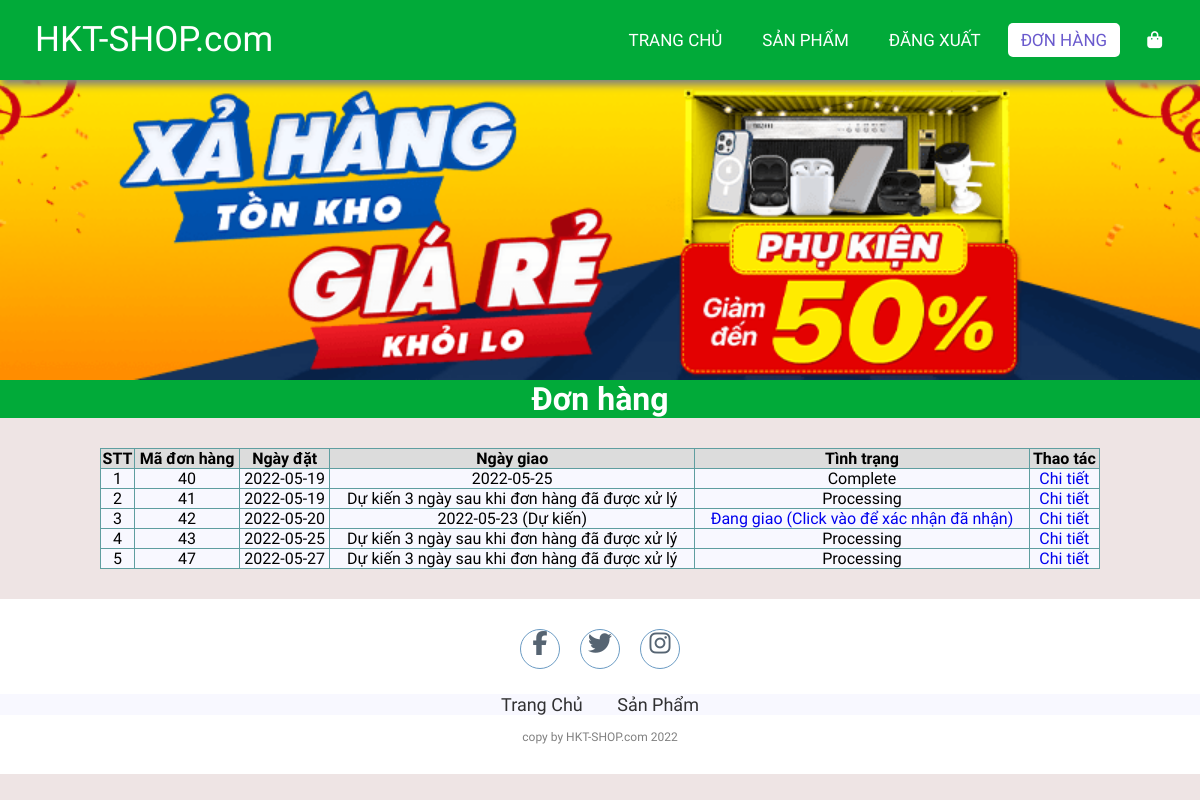
The page /order.php (signed in) on the database as committed earlier.
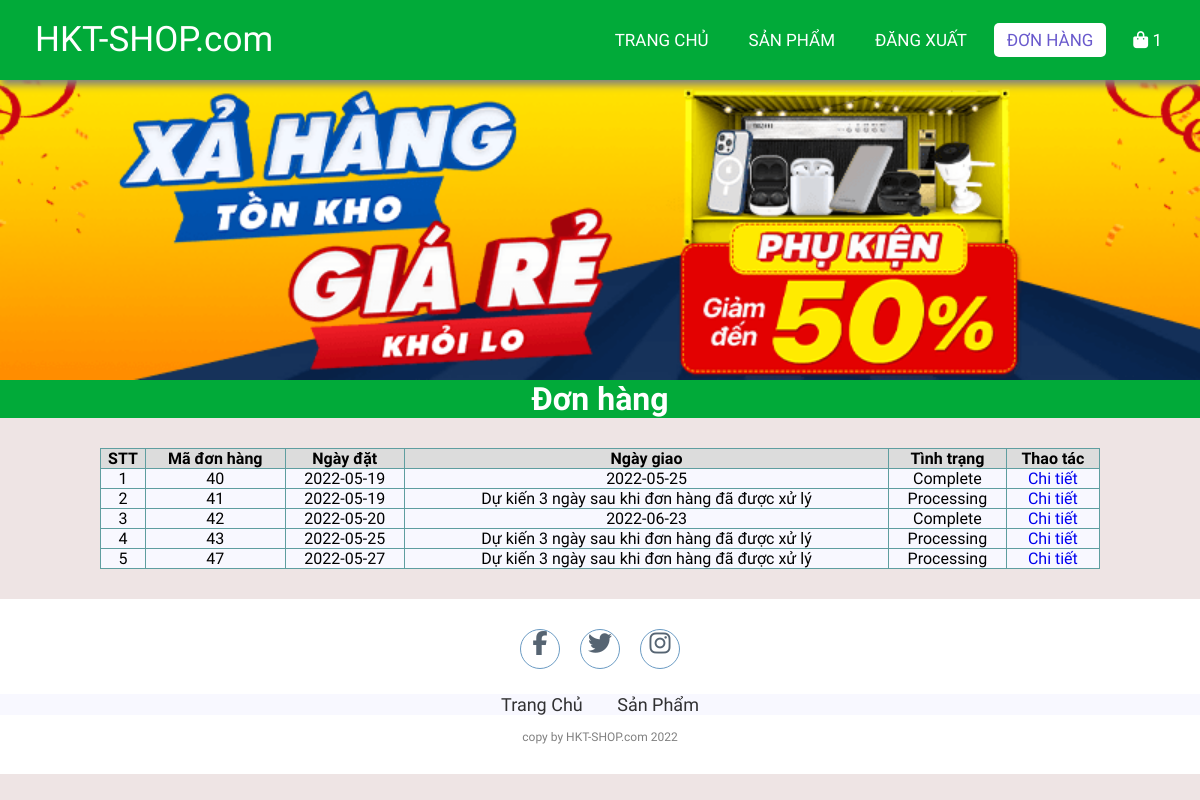
The same page on the database as committed later.
### tables this page shows
CREATE TABLE `orders` (
  `id` int(11) NOT NULL,
  `userId` int(11) NOT NULL,
  `createdDate` date NOT NULL,
  `receivedDate` date DEFAULT NULL,
  `status` varchar(20) NOT NULL
);

### lib/database.php (called while the page is built, shortened)
<?php
class Database extends PDO
{
  public $host   = DB_HOST;
  public $user   = DB_USER;
  public $pass   = DB_PASS;
  public $dbname = DB_NAME;
  public $link;
  private function connectDB()
  {
    $this->link = new mysqli(
      $this->host,
      $this->user,
      $this->pass,
      $this->dbname
    );
  }
  public function select($query)
  {
    $result = $this->link->query($query);
    if ($result->num_rows > 0) {
      return $result;
    } else {
      return false;
    }
  }
}

### lib/session.php (called while the page is built, shortened)
<?php
class Session
{
   public static function get($key)
   {
      if (isset($_SESSION[$key])) {
         return $_SESSION[$key];
      } else {
         return false;
      }
   }
}

### classes/order.php (called while the page is built, shortened)
<?php
$filepath = realpath(dirname(__FILE__));
include_once($filepath . '/../lib/database.php');
include_once($filepath . '/../lib/session.php');
include_once($filepath . '/../classes/cart.php');
?>
<?php
class order
{
    private $db;
    public function __construct()
    {
        $this->db = new Database();
    }
    public function getOrderByUser()
    {
        $userId = Session::get('userId');
        $query = "SELECT * FROM orders WHERE userId = '$userId' ";
        $mysqli_result = $this->db->select($query);
        if ($mysqli_result) {
            $result = mysqli_fetch_all($this->db->select($query), MYSQLI_ASSOC);
            return $result;
        }
        return false;
    }
}
?>

### classes/cart.php (called while the page is built, shortened)
<?php
$filepath = realpath(dirname(__FILE__));
include_once($filepath . '/../lib/database.php');
include_once($filepath . '/../lib/session.php');
?>
<?php
class cart
{
    private $db;
    public function __construct()
    {
        $this->db = new Database();
    }
    public function getTotalQtyByUserId()
    {
        $userId = Session::get('userId');
        $query = "SELECT SUM(qty) as total FROM cart WHERE userId = '$userId' ";
        $mysqli_result = $this->db->select($query);
        if ($mysqli_result) {
            $result = mysqli_fetch_all($this->db->select($query), MYSQLI_ASSOC)[0];
            return $result;
        }
        return false;
    }
}
?>

### order.php (the view, shortened to what the changed rows need)
<?php
include_once 'lib/session.php';
include 'classes/order.php';
include_once 'classes/cart.php';
$cart = new cart();
$totalQty = $cart->getTotalQtyByUserId();
$order = new order();
$result = $order->getOrderByUser();
?>
<!DOCTYPE html>
<html lang="en">
<head>
    <link rel="stylesheet" href="./css/style.css">
    <link rel="stylesheet" href="https://cdnjs.cloudflare.com/ajax/libs/font-awesome/5.15.4/css/all.min.css">
</head>
<body>
    <nav>
        <ul>
            <li>
                <a href="checkout.php">
                    <i class="fa fa-shopping-bag"></i>
                    <span class="sumItem">
                        <?= $totalQty['total'] ?>
                    </span>
                </a>
            </li>
        </ul>
    </nav>
    <div class="featuredProducts">
        <h1>Đơn hàng</h1>
    </div>
    <div class="container-single">
        <?php if ($result) { ?>
            <table class="order">
                <tr>
                    <th>STT</th>
                    <th>Mã đơn hàng</th>
                    <th>Ngày đặt</th>
                    <th>Ngày giao</th>
                    <th>Tình trạng</th>
                    <th>Thao tác</th>
                </tr>
                <?php $count = 1;
                foreach ($result as $key => $value) { ?>
                    <tr>
                        <td><?= $count++ ?></td>
                        <td><?= $value['id'] ?></td>
                        <td><?= $value['createdDate'] ?></td>
                        <td><?= ($value['status'] != "Processing") ? $value['receivedDate'] : "Dự kiến 3 ngày sau khi đơn hàng đã được xử lý" ?> <?=  ($value['status'] != "Complete" && $value['status'] != "Processing") ? "(Dự kiến)" : "" ?> </td>
                        <?php
                        if ($value['status'] == 'Delivering') { ?>
                            <td>
                                <a href="complete_order.php?orderId=<?= $value['id'] ?>">Đang giao (Click vào để xác nhận đã nhận)</a>
                            </td>
                            <td>
                                <a href="orderdetail.php?orderId=<?= $value['id'] ?>">Chi tiết</a>
                            </td>
                        <?php } else { ?>
                            <td>
                                <?= $value['status'] ?>
                            </td>
                            <td>
                                <a href="orderdetail.php?orderId=<?= $value['id'] ?>">Chi tiết</a>
                            </td>
                        <?php }
                        ?>
                    </tr>
                <?php } ?>
            </table>
        <?php } else { ?>
            <h3>Đơn hàng hiện đang rỗng</h3>
        <?php } ?>
    </div>
</body>
</html>

Rows that differ between the two databases and show on the page:
changed orders id 42: receivedDate "2022-05-23" → "2022-06-23"; status (not shown) → "Complete"; no longer shows "(Dự kiến) Đang giao (Click vào để xác nhận đã nhận)"
Other text that changed with them:
$totalQty['total']: (not shown) → "1"
